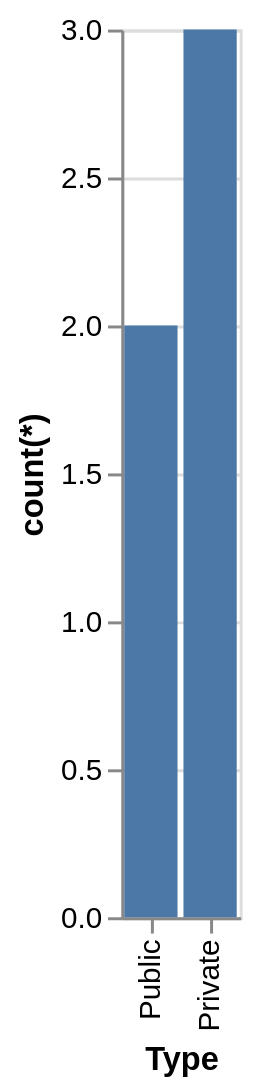

Here is the Vega-Lite specification saved for this chart:
### Vega-Lite specification from a JSON file in a GitHub repository (floating-point values rounded to 4 significant figures)
{"data": {"values": [{"x_data": "Public", "y_data": 2}, {"x_data": "Private", "y_data": 3}]}, "mark": "bar", "encoding": {"x": {"field": "x_data", "type": "nominal", "title": "Type", "sort": {"op": "sum", "field": "y_data", "order": "ascending"}}, "y": {"field": "y_data", "type": "quantitative", "title": "count(*)"}}}
